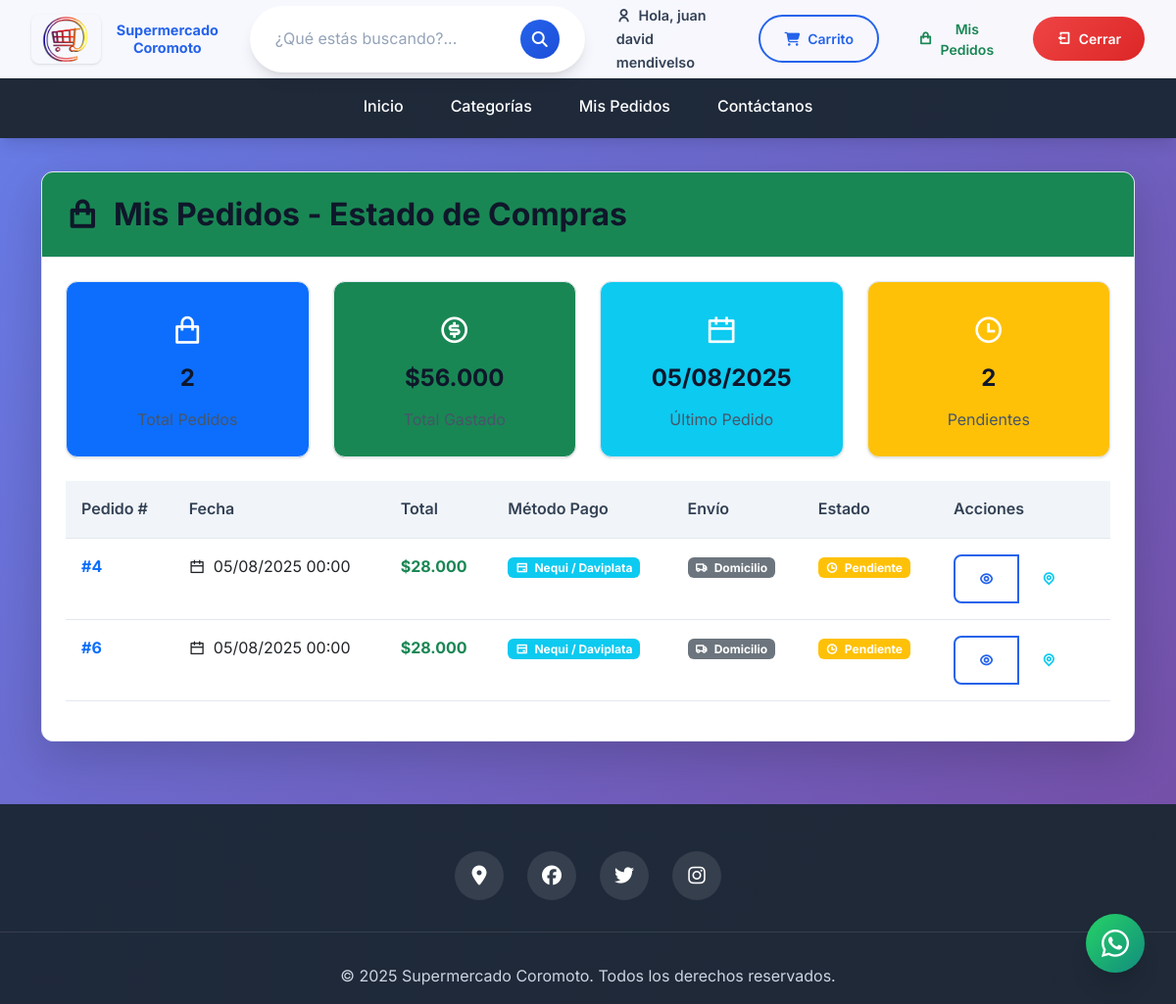
The app's page /mis_pedidos.php (signed in) with its own data.
### tables this page shows
CREATE TABLE `pedido` (
  `idPedido` int(11) NOT NULL,
  `idUsuario` int(11) NOT NULL,
  `fechaPedido` date DEFAULT NULL,
  `fechaEnvio` date DEFAULT NULL,
  `estado` varchar(45) DEFAULT NULL
);

CREATE TABLE `pago` (
  `idPedido` int(11) NOT NULL,
  `metodoPago` varchar(45) DEFAULT NULL,
  `totalPagado` decimal(10,2) DEFAULT NULL,
  `estado` varchar(45) DEFAULT NULL
);

CREATE TABLE `informacionenvio` (
  `idEnvio` int(11) NOT NULL,
  `idPedido` int(11) NOT NULL,
  `tipo` varchar(45) DEFAULT NULL,
  `costo` decimal(10,2) DEFAULT NULL
);

### mis_pedidos.php (the view, shortened to what this page needs)
<?php
include('templates/cabecera.php');
?>
<?php
$idUsuario = $_SESSION['usuario']['idUsuario'];
$stmt = $pdo->prepare("
  SELECT p.*, pa.metodoPago, pa.totalPagado, ie.tipo as tipoEnvio, ie.costo as costoEnvio
  FROM pedido p
  LEFT JOIN pago pa ON p.idPedido = pa.idPedido
  LEFT JOIN informacionenvio ie ON p.idPedido = ie.idPedido
  WHERE p.idUsuario = ?
  ORDER BY p.fechaPedido DESC
");
$stmt->execute([$idUsuario]);
$pedidos = $stmt->fetchAll(PDO::FETCH_ASSOC);
?>
<div class="container mt-4">
    <div class="row">
        <div class="col-12">
            <div class="card shadow-lg">
                <div class="card-header bg-success text-white">
                    <h2 class="mb-0">
                        <i class="ri-shopping-bag-line me-2"></i>
                        Mis Pedidos - Estado de Compras
                    </h2>
                </div>
                <div class="card-body">
                    <?php if (count($pedidos) > 0): ?>
                        <div class="row mb-4">
                            <div class="col-md-3">
                                <div class="card bg-primary text-white text-center">
                                    <div class="card-body">
                                        <i class="ri-shopping-bag-line" style="font-size: 2rem;"></i>
                                        <h4 class="mt-2"><?= count($pedidos) ?></h4>
                                        <p class="mb-0">Total Pedidos</p>
                                    </div>
                                </div>
                            </div>
                            <div class="col-md-3">
                                <div class="card bg-success text-white text-center">
                                    <div class="card-body">
                                        <i class="ri-money-dollar-circle-line" style="font-size: 2rem;"></i>
                                        <h4 class="mt-2">
                                            $<?= number_format(array_sum(array_map(function($p) {
                                                return $p['totalPagado'] + $p['costoEnvio'];
                                            }, $pedidos)), 0, ',', '.') ?>
                                        </h4>
                                        <p class="mb-0">Total Gastado</p>
                                    </div>
                                </div>
                            </div>
                            <div class="col-md-3">
                                <div class="card bg-info text-white text-center">
                                    <div class="card-body">
                                        <i class="ri-calendar-line" style="font-size: 2rem;"></i>
                                        <h4 class="mt-2">
                                            <?= date('d/m/Y', strtotime($pedidos[0]['fechaPedido'])) ?>
                                        </h4>
                                        <p class="mb-0">Último Pedido</p>
                                    </div>
                                </div>
                            </div>
                            <div class="col-md-3">
                                <div class="card bg-warning text-white text-center">
                                    <div class="card-body">
                                        <i class="ri-time-line" style="font-size: 2rem;"></i>
                                        <h4 class="mt-2">
                                            <?= count(array_filter($pedidos, function($p) {
                                                return $p['estado'] === 'pendiente';
                                            })) ?>
                                        </h4>
                                        <p class="mb-0">Pendientes</p>
                                    </div>
                                </div>
                            </div>
                        </div>
                        <div class="table-responsive">
                            <table class="table table-hover">
                                <thead class="table-dark">
                                    <tr>
                                        <th>Pedido #</th>
                                        <th>Fecha</th>
                                        <th>Total</th>
                                        <th>Método Pago</th>
                                        <th>Envío</th>
                                        <th>Estado</th>
                                        <th>Acciones</th>
                                    </tr>
                                </thead>
                                <tbody>
                                    <?php foreach ($pedidos as $pedido): ?>
                                        <tr>
                                            <td>
                                                <strong class="text-primary">#<?= $pedido['idPedido'] ?></strong>
                                            </td>
                                            <td>
                                                <i class="ri-calendar-line me-1"></i>
                                                <?= date('d/m/Y H:i', strtotime($pedido['fechaPedido'])) ?>
                                            </td>
                                            <td>
                                                <span class="fw-bold text-success">
                                                    $<?= number_format($pedido['totalPagado'] + $pedido['costoEnvio'], 0, ',', '.') ?>
                                                </span>
                                            </td>
                                            <td>
                                                <span class="badge bg-info">
                                                    <i class="ri-bank-card-line me-1"></i>
                                                    <?= htmlspecialchars($pedido['metodoPago']) ?>
                                                </span>
                                            </td>
                                            <td>
                                                <span class="badge bg-secondary">
                                                    <i class="ri-truck-line me-1"></i>
                                                    <?= htmlspecialchars($pedido['tipoEnvio']) ?>
                                                </span>
                                            </td>
                                            <td>
                                                <?php
                                                $estadoClass = '';
                                                $estadoIcon = '';
                                                $estadoText = '';
                                                switch ($pedido['estado']) {
                                                    case 'pendiente':
                                                        $estadoClass = 'bg-warning';
                                                        $estadoIcon = 'ri-time-line';
                                                        $estadoText = 'Pendiente';
                                                        break;
                                                }
                                                ?>
                                                <span class="badge <?= $estadoClass ?>">
                                                    <i class="<?= $estadoIcon ?> me-1"></i>
                                                    <?= $estadoText ?>
                                                </span>
                                            </td>
                                            <td>
                                                <div class="btn-group" role="group">
                                                    <a href="administrador/detalle_pedido.php?id=<?= $pedido['idPedido'] ?>"
                                                       class="btn btn-sm btn-outline-primary" target="_blank"
                                                       title="Ver detalles del pedido">
                                                        <i class="ri-eye-line"></i>
                                                    </a>
                                                    <button type="button" class="btn btn-sm btn-outline-info"
                                                            onclick="mostrarSeguimiento(<?= $pedido['idPedido'] ?>, '<?= $pedido['estado'] ?>')"
                                                            title="Ver seguimiento">
                                                        <i class="ri-map-pin-line"></i>
                                                    </button>
                                                </div>
                                            </td>
                                        </tr>
                                    <?php endforeach; ?>
                                </tbody>
                            </table>
                        </div>
                    <?php endif; ?>
                </div>
            </div>
        </div>
    </div>
</div>
<?php include('templates/footer.php'); ?>

### css/styles.css (style rules this page uses)
* { box-sizing: border-box; margin: 0; padding: 0; }
:root { --primary-color: #2563eb; --primary-dark: #1d4ed8; --secondary-color: #10b981; --accent-color: #f59e0b; --danger-color: #ef4444; --warning-color: #f97316; --success-color: #22c55e; --dark-color: #1f2937; --light-color: #f8fafc; --gray-100: #f1f5f9; --gray-200: #e2e8f0; --gray-300: #cbd5e1; --gray-400: #94a3b8; --gray-500: #64748b; --gray-600: #475569; --gray-700: #334155; --gray-800: #1e293b; --gray-900: #0f172a; --shadow-sm: 0 1px 2px 0 rgb(0 0 0 / 0.05); --shadow: 0 1px 3px 0 rgb(0 0 0 / 0.1), 0 1px 2px -1px rgb(0 0 0 / 0.1); --shadow-md: 0 4px 6px -1px rgb(0 0 0 / 0.1), 0 2px 4px -2px rgb(0 0 0 / 0.1); --shadow-lg: 0 10px 15px -3px rgb(0 0 0 / 0.1), 0 4px 6px -4px rgb(0 0 0 / 0.1); --shadow-xl: 0 20px 25px -5px rgb(0 0 0 / 0.1), 0 8px 10px -6px rgb(0 0 0 / 0.1); --border-radius: 0.5rem; --border-radius-lg: 0.75rem; --border-radius-xl: 1rem; --transition: all 0.3s ease; }
body { font-family: 'Inter', 'Segoe UI', Tahoma, Geneva, Verdana, sans-serif; line-height: 1.6; color: var(--gray-800); background: linear-gradient(135deg, #667eea 0%, #764ba2 100%); min-height: 100vh; padding-top: 140px; }
h1, h2, h3, h4, h5, h6 { font-weight: 700; line-height: 1.2; margin-bottom: 1rem; color: var(--gray-900); }
h2 { font-size: 2rem; }
h4 { font-size: 1.5rem; }
p { font-size: 1rem; margin-bottom: 1rem; color: var(--gray-600); }
.btn { display: inline-block; padding: 0.75rem 1.5rem; border-radius: var(--border-radius); text-decoration: none; font-weight: 600; transition: var(--transition); border: none; cursor: pointer; text-align: center; }
.btn-outline-primary { background: transparent; color: var(--primary-color); border: 2px solid var(--primary-color); }
.card { background: white; border-radius: var(--border-radius-lg); box-shadow: var(--shadow); overflow: hidden; transition: var(--transition); border: 1px solid var(--gray-200); }
.card-header { padding: 1.5rem; background: var(--gray-100); border-bottom: 1px solid var(--gray-200); font-weight: 600; }
.card-body { padding: 1.5rem; }
.table { width: 100%; border-collapse: collapse; margin-bottom: 1rem; }
.table th, .table td { padding: 1rem; text-align: left; border-bottom: 1px solid var(--gray-200); }
.table th { background: var(--gray-100); font-weight: 600; color: var(--gray-700); }
.text-center { text-align: center; }
.mb-0 { margin-bottom: 0; }
.mb-4 { margin-bottom: 1.5rem; }
.mt-2 { margin-top: 0.5rem; }
.mt-4 { margin-top: 1.5rem; }
.shadow-lg { box-shadow: var(--shadow-lg); }

### records on screen
pedido: fechaPedido "05/08/2025", idPedido "4", fechaPedido "05/08/2025 00:00", pago.totalPagado "28.000", pago.metodoPago "Nequi / Daviplata", informacionenvio.tipo "Domicilio", estado "Pendiente"
pedido: idPedido "6", fechaPedido "05/08/2025 00:00", pago.totalPagado "28.000", pago.metodoPago "Nequi / Daviplata", informacionenvio.tipo "Domicilio", estado "Pendiente"

### other values on screen
$_SESSION['usuario']['nombre'] "juan david mendivelso"
count($pedidos) "2"
